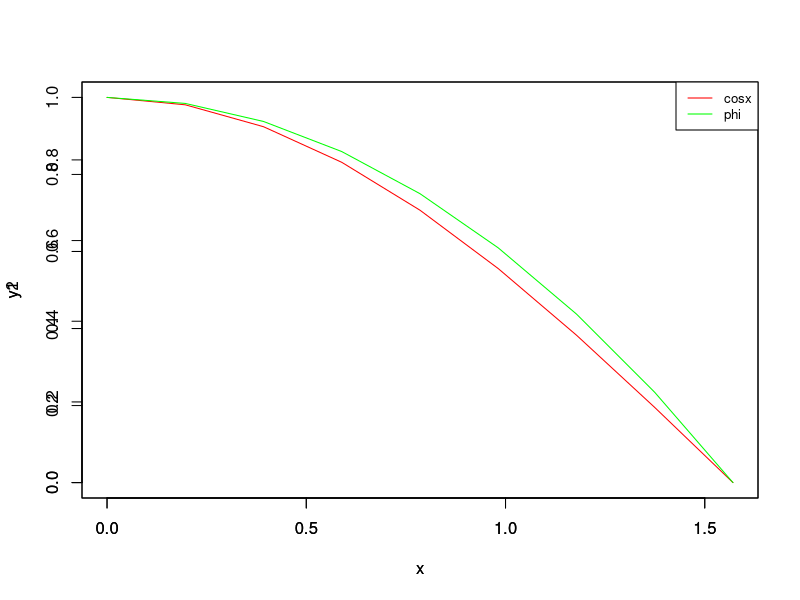

Here is the R script that generated this plot:
## ---- chunk 1
knitr::opts_chunk$set(echo = TRUE)
## ---- chunk 2
n = 1000
X = runif(n, min= 0, max = pi/2)
gx = cos(X)
theta_hat = (pi/2 - 0)*mean(gx)
theta_hat
## ---- chunk 3
theta_hat_js = numeric(4)
xjs = seq (0, pi/2, length.out = (4+1) )
for (j in 1:4) {
  X = runif(n, min= xjs[j], max = xjs[j+1])
  gx = cos(X)
  theta_hat_js[j] = (xjs[j+1] - xjs[j])*mean(gx)
}
sum(theta_hat_js)
## ---- chunk 4
mat1 = matrix(NA,100,2)
for (i in 1:100){
  X = runif(1000, min= 0, max = pi/2)
  gx = cos(X)
  mat1[i,1] = (pi/2 - 0)*mean(gx)
}
for (i in 1:100){
  theta_hat_js = numeric(4)
  xjs = seq (0, pi/2, length.out = (4+1) )
  for (j in 1:4) {
    X1 = runif(1000, min= xjs[j], max = xjs[j+1])
    gx1 = cos(X1)
    theta_hat_js[j] = (xjs[j+1] - xjs[j])*mean(gx)
  }
  mat1[i,2]= sum(theta_hat_js)
}
## ---- chunk 5
colMeans(mat1)
## ---- chunk 6
round(apply(mat1, 2, sd),5)
## ---- chunk 7
Y = runif(1500,min= 0, max = pi/2)
U = runif(1500)
c = 3/2
accept = U < ((3/pi)*(1-(((2/pi)*Y)**2)))/c*(pi/2)
X_accept = Y[accept]
mean(accept)
## ---- chunk 8
theta_hat_1 = matrix (NA,100,1)
for (i in 1:100){
  gf_phix =  (cos(X_accept)*(X_accept>0 & X_accept<pi/2))/((3/pi)*(1-(((2/pi)*X_accept)**2)))
  theta_hat_1[i] = mean(gf_phix)
}
## ---- chunk 9
colMeans(theta_hat_1)
round(apply(theta_hat_1, 2, sd),6)
## ---- chunk 10
x = seq(0,pi/2,pi/16)
y1 = cos(x)
y2 = ((3/pi)*(1-(((2/pi)*x)**2)))
plot(x, y1, type = "l", col = "red")
par(new=TRUE)
plot(x, y2, type = "l", col = "green")
legend("topright", legend=c("cosx", "phi"), col=c("red", "green"),lty=1:1, cex=0.8,)
## ---- chunk 11
func = function(x){
  y = runif(1000)
  if (x >= 0){
    gx = x*exp(-x^2*y^2/2)/sqrt(2*pi)+.5
  }
  else{
    gx = 0.5 - (x*exp(-x^2*y^2/2))/sqrt(2*pi)
  }
  mce = mean(gx)
  mce_var = (1/1000)*var(gx)
  mce_std = sqrt(mce_var)
  l = (mce - 1.96*mce_std)
  u = (mce + 1.96*mce_std)
  CI= c(l,u)
  c(mce, mce_var, CI)
}
## ---- chunk 12
a = func(2)
pnorm(2)
a
## ---- chunk 13
n = 10000
g = function(x){
  x^2*exp(-x^2/2)/sqrt(2*pi)*(x>1)
}
## ---- chunk 14
x3 = rexp(n)
gx3 = g(x3)/exp(-x3)
theta_hat_4 = mean(gx3)
sd_4 = sd(gx3)
## ---- chunk 15
#install.packages("truncnorm")
library(truncnorm)
## ---- chunk 16
x4 = rtruncnorm(n, a=1, b=Inf)
gx4 = g(x4)/dtruncnorm(x4, a=1, b=Inf)
theta_hat_5 = mean(gx4)
sd_5 = sd(gx4)
## ---- chunk 17
theta_hat_4
theta_hat_5
ans=c(sd_4,sd_5)
ans
## ---- chunk 18
n = 10000
g = function(x){
  x^2*exp(-x^2/2)/sqrt(2*pi)*(x>1)
}
## ---- chunk 19
x4 = rtruncnorm(n, a=1, b=Inf)
gx4 = g(x4)/dtruncnorm(x4, a=1, b=Inf)
theta_hat_5 = mean(gx4)
theta_hat_5
sd_5 = sd(gx4)
sd_5
